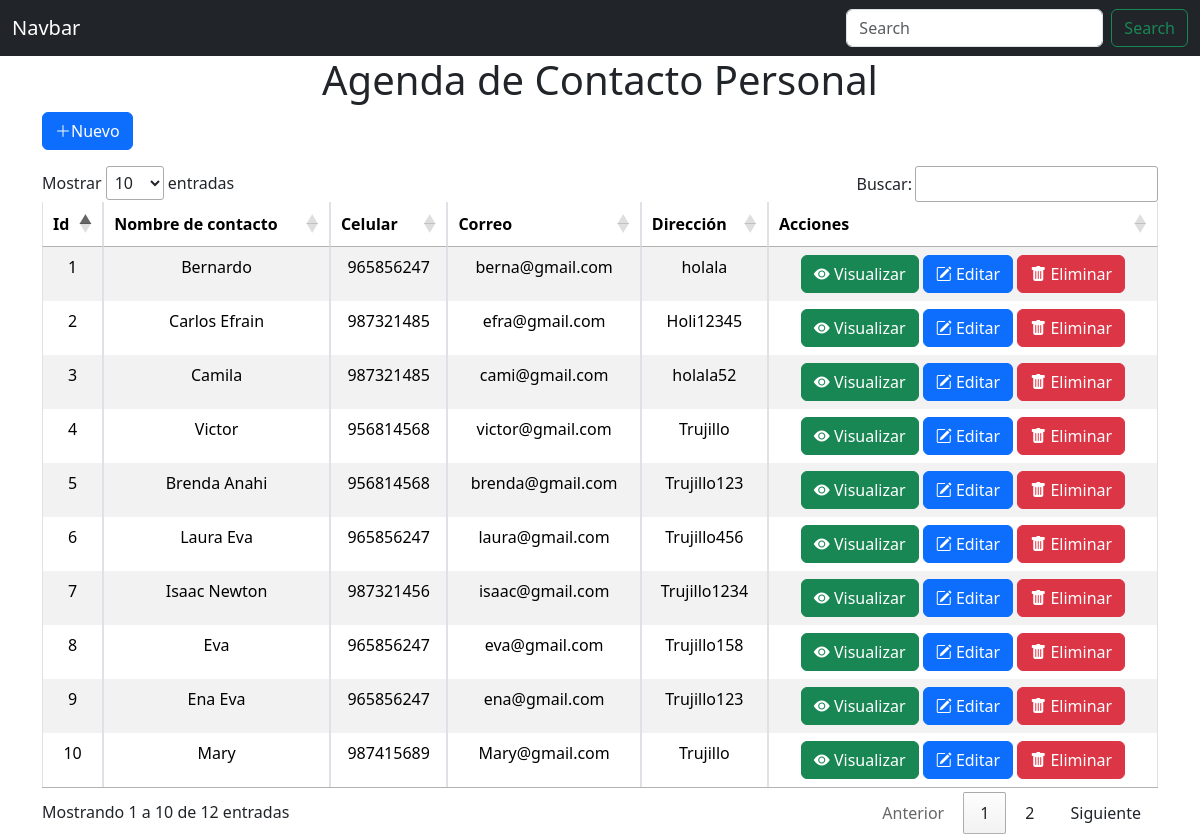
The page / on the database its author committed.
### tables this page shows
CREATE TABLE `usuarios` (
  `idPersona` int(11) NOT NULL,
  `Nombre` varchar(100) NOT NULL,
  `Telefono` varchar(15) NOT NULL,
  `Correo` varchar(40) NOT NULL,
  `Direccion` varchar(50) NOT NULL
);

### config/bd.php (called while the page is built)
<?php
class bd{
    private $host='localhost';
    private $user='root';
    private $password='';
    private $dbname='practicc';
    public function conexion(){
        try {
            $PDO = new PDO("mysql:host=".$this->host.";dbname=".$this->dbname, $this->user, $this->password);
            return $PDO;
        } catch (PDOException $e) {
            return "Error de conexión: " . $e->getMessage();
        }
    }
}
?>

### controller/controller.php (called while the page is built, shortened)
<?php
class controller{
    private $model;
    public function __construct(){
        require_once("C:/xampp/htdocs/proyectc/model/model.php");
        $this->model=new model();
    }
    public function list(){
        $idList=$this->model->mostrar();
        return($idList!=false)?$idList:false;
    }
}
?>

### model/model.php (called while the page is built, shortened)
<?php
class model{
    private $PDO;
    public function __construct(){
        require_once("C:/xampp/htdocs/proyectc/config/bd.php");
        $con=new bd();
        $this->PDO = $con->conexion();
    }
    public function mostrar(){
        $stament = $this->PDO->prepare("SELECT * FROM usuarios");
        return($stament->execute()) ? $stament->fetchAll():false;
    }
}
?>

### index.php (the view, shortened to what this page needs)
<?php
require_once("C:/xampp/htdocs/proyectc/view/header.php");
require_once("C:/xampp/htdocs/proyectc/controller/controller.php");
$obj = new controller();
$dato = $obj->list();
?>
<div class="container">
    <h1 class="page-header text-center">Agenda de Contacto Personal</h1>
    <a href="#addNew" class="btn btn-primary mb-3" data-bs-toggle="modal" data-bs-target="#addNew"><i class="bi bi-plus-lg"></i>Nuevo</a>
    <div class="col-sm-12">
        <table id="datos_usuario" class="table table-bordered table-striped" >
            <thead class="text-center">
                <tr>
                    <th>Id</th>
                    <th>Nombre de contacto</th>
                    <th>Celular</th>
                    <th>Correo</th>
                    <th>Dirección</th>
                    <th>Acciones</th>
                </tr>
            </thead>
            <tbody class="text-center">
                <?php if ($dato) : ?>
                    <?php foreach ($dato as $row) : ?>
                        <tr>
                            <td><?= $row[0] ?></td>
                            <td><?= $row[1] ?></td>
                            <td><?= $row[2] ?></td>
                            <td><?= $row[3] ?></td>
                            <td><?= $row[4] ?></td>
                            <td>
                                <a href="visualizar.php?idPersona=<?= $row[0] ?>" type="button" class="btn btn-success">
                                    <i class="bi bi-eye-fill"></i> Visualizar
                                </a>
                                <a href="#edit_<?php echo $row[0]; ?>" type="button" class="btn btn-primary" data-bs-toggle="modal" data-bs-target="#edit_<?php echo $row[0]; ?>">
                                    <i class="bi bi-pencil-square"></i> Editar
                                </a>
                                <button type="button" class="btn btn-danger" data-bs-toggle="modal" data-bs-target="#delete<?= $row[0] ?>">
                                    <i class="bi bi-trash-fill"></i> Eliminar
                                </button>
                            </td>
                        </tr>
                    <?php endforeach ?>
                <?php endif; ?>
            </tbody>
        </table>
    </div>
</div>

### view/header.php (shortened to what this page needs)
<!doctype html>
<html lang="en">
<head>
    <link rel="stylesheet" href="https://cdn.jsdelivr.net/npm/bootstrap@5.3.2/dist/css/bootstrap.min.css">
    <link rel="stylesheet" href="https://cdn.jsdelivr.net/npm/bootstrap-icons@1.11.1/font/bootstrap-icons.css">
    <link rel="stylesheet" href="https://cdn.datatables.net/1.13.7/css/jquery.dataTables.css" />
</head>
<body>
    <nav class="navbar navbar-expand-lg navbar-dark bg-dark">
        <div class="container-fluid">
            <a class="navbar-brand" href="#">Navbar</a>
            <div class="collapse navbar-collapse" id="navbarSupportedContent">
                <form class="d-flex" role="search">
                    <input class="form-control me-2" type="search" placeholder="Search" aria-label="Search">
                    <button class="btn btn-outline-success" type="submit">Search</button>
                </form>
            </div>
        </div>
    </nav>

### rows shown on the page
usuarios: idPersona "1", Nombre "Bernardo", Telefono "965856247", Correo "berna@gmail.com", Direccion "holala"
usuarios: idPersona "2", Nombre "Carlos Efrain", Telefono "987321485", Correo "efra@gmail.com", Direccion "Holi12345"
usuarios: idPersona "3", Nombre "Camila", Telefono "987321485", Correo "cami@gmail.com", Direccion "holala52"
usuarios: idPersona "4", Nombre "Victor", Telefono "956814568", Correo "victor@gmail.com", Direccion "Trujillo"
usuarios: idPersona "5", Nombre "Brenda Anahi", Telefono "956814568", Correo "brenda@gmail.com", Direccion "Trujillo123"
usuarios: idPersona "6", Nombre "Laura Eva", Telefono "965856247", Correo "laura@gmail.com", Direccion "Trujillo456"
usuarios: idPersona "7", Nombre "Isaac Newton", Telefono "987321456", Correo "isaac@gmail.com", Direccion "Trujillo1234"
usuarios: idPersona "8", Nombre "Eva", Telefono "965856247", Correo "eva@gmail.com", Direccion "Trujillo158"
usuarios: idPersona "9", Nombre "Ena Eva", Telefono "965856247", Correo "ena@gmail.com", Direccion "Trujillo123"
usuarios: idPersona "10", Nombre "Mary", Telefono "987415689", Correo "Mary@gmail.com", Direccion "Trujillo"
